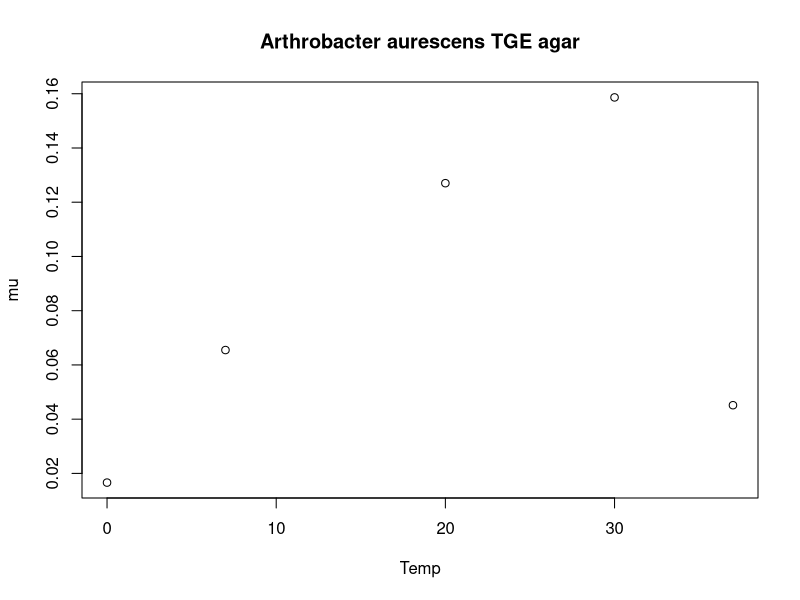
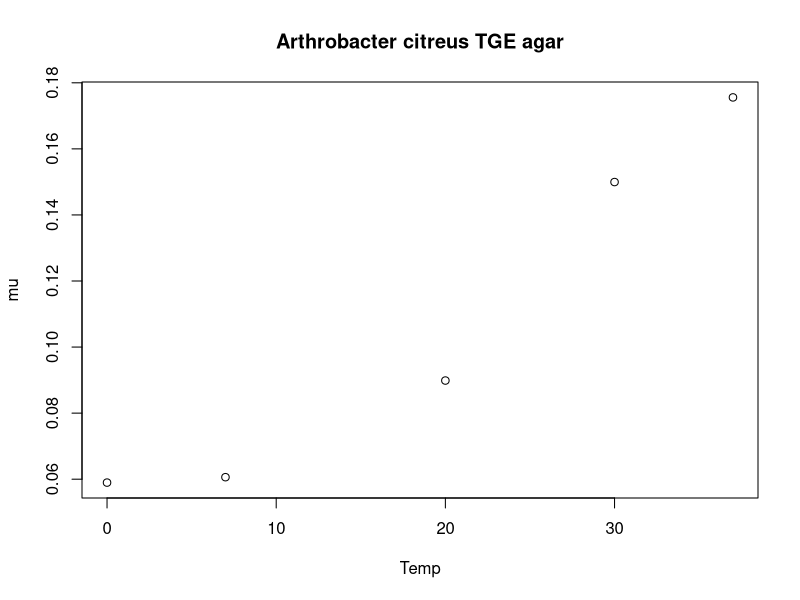
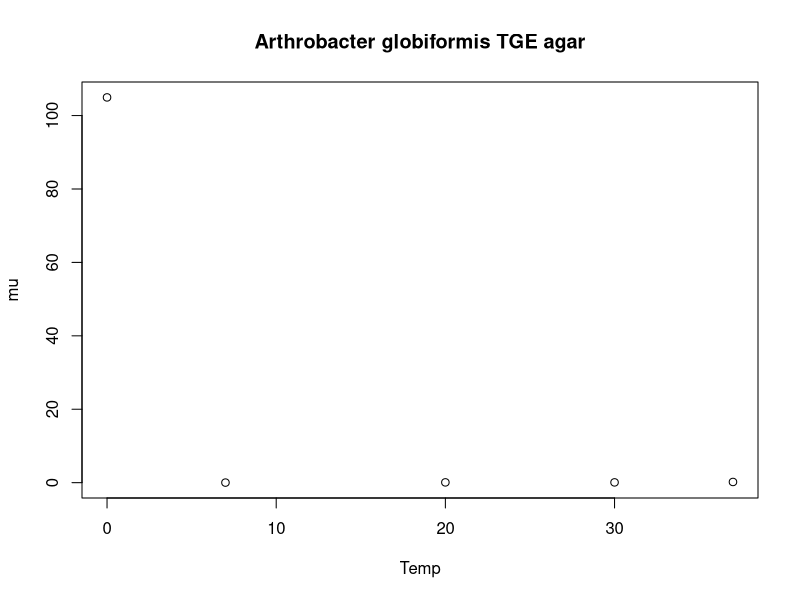
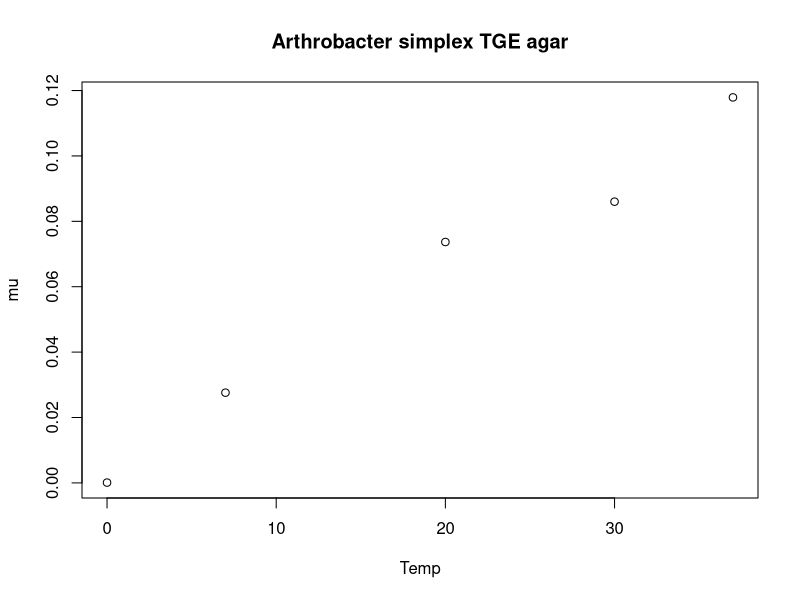
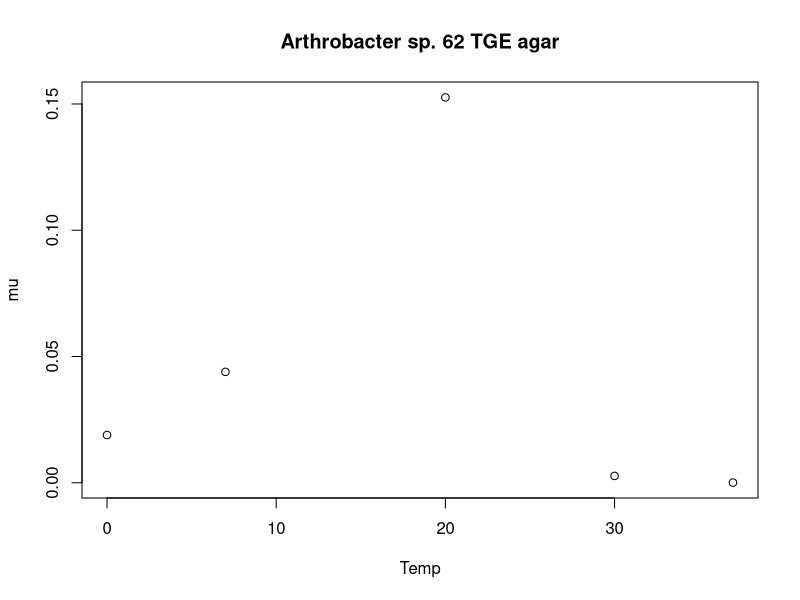
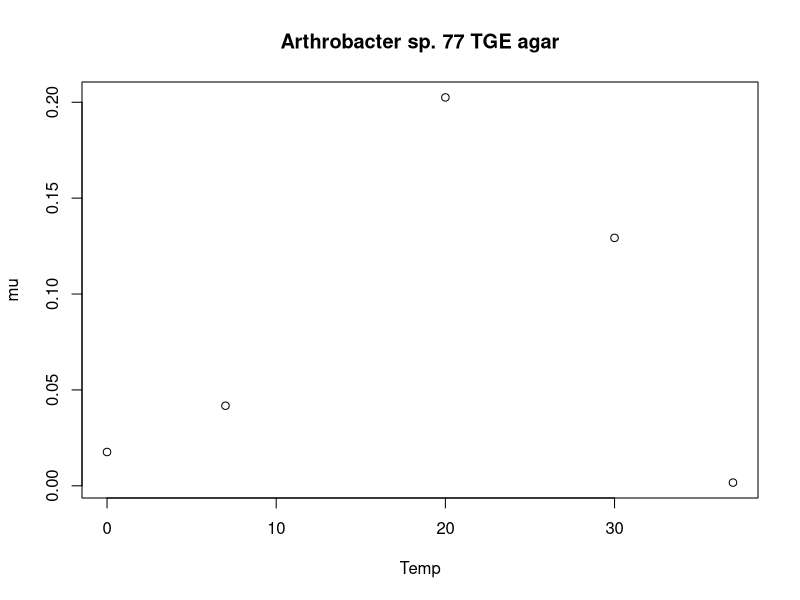
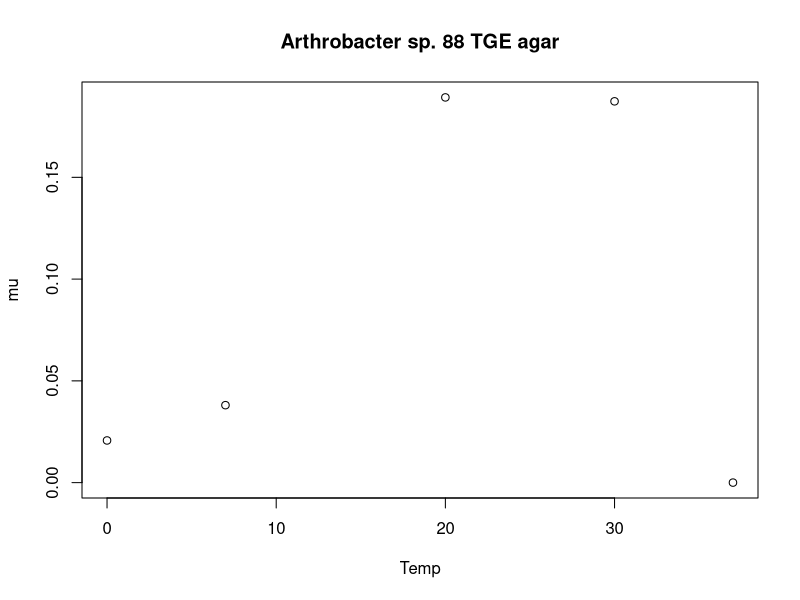
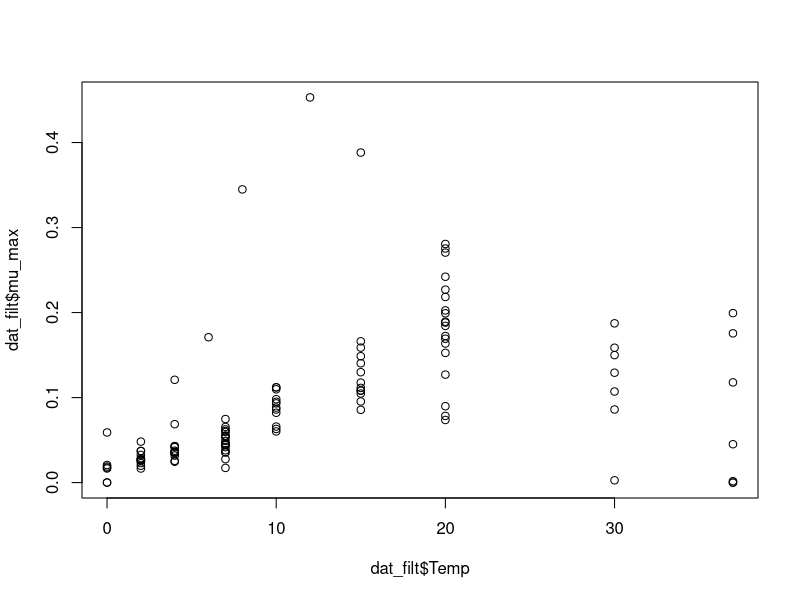

Recreate these plots in R, in order. (Note: this script raises an error after producing the figures.)
library(tidyverse)
library(RColorBrewer)

#Analisis
fit_results = dplyr::tbl_df(read.csv('../Results/fit_results.csv',
                                     stringsAsFactors = F))
fit_results$unique_id_T = paste(fit_results$Species, fit_results$Medium)
#Get a subset of my dataframe for the arthrobaccter
dat_analisis = fit_results[grep("Arthrobacter", fit_results$unique_id_T), ]
#Get a subset for my dataframe for the models that yield an r_max
dat = dat_analisis[!(dat_analisis$model=='quadratic' |
                       dat_analisis$model=='cubic' | 
                       dat_analisis$model=='exponential'),]
keeps = c('Species', 'Temp', 'mu_max', 'model', 'best', 'unique_id_T', 'r_square', 
          'Medium')
d = dat[keeps]

best_model = function(d){
  #Get score for al models for each id
  models = unique(d$model)
  #Preallocation
  score = rep(0,length(models))
  j = 1
  for (i in models){
    #Get data from the ith model
    d_mod = d[which(d$model == i),]
    #Calculate score
    score[j] = sum(d_mod[which(d_mod$best == 1),]$best)
    j = j + 1
  }
  #Select best model
  best_model = models[which(score == max(score))]
  return(best_model)
}


#Get data groups based on each model
for (i in unique(d$unique_id_T)){
  group = d[d$unique_id_T == i,]
  model = best_model(group)[1]
  Temp = group$Temp[which(group$unique_id_T == i & group$model == model)]
  mu = group$mu_max[which(group$unique_id_T == i & group$model == model)]
  plot(Temp, mu, main = i)
}

#After visual inspection, we choose "Arthrobacter aurescens TGE agar" to be the one we fit
sel_dat = d[which(d$unique_id_T == "Arthrobacter aurescens TGE agar"),]
bestmodel = best_model(sel_dat)
sel_dat = sel_dat[which(sel_dat$model == bestmodel),]
keeps = c('Species', 'Temp', 'mu_max', 'model', 'Medium')
sel_dat = sel_dat[keeps]
#write.csv(sel_dat, '../Data/analysis.csv', row.names = F)

#Now lets plot all the mu_max when units are CFU
dat_cfu = fit_results %>% filter(PopBio_units == 'CFU')
bestmodel = best_model(dat_cfu)
#Filter data by best model
dat_filt = dat_cfu %>% filter(model == bestmodel)
#Plot to get a feeling of data
plot(dat_filt$Temp, dat_filt$mu_max)

#Remove under-sampled temperatures and outliers
tab = table(dat_filt$Temp)
bad_T = as.numeric(names(which(tab<5)))
dat_filt_T = dat_filt[-which(dat_filt$Temp == bad_T),]
dat_filt_T = dat_filt_T %>% filter(mu_max<0.3)
#Check outliers...
plot(dat_filt_T$Temp, dat_filt_T$mu_max)
#Get rid of Pseudomonas sp. because we only have 2 data points
dat_filt_T = dat_filt_T[startsWith(dat_filt_T$Species, 'Arthro'),]
#Get rid of unused information
keeps = c('Species', 'Temp', 'mu_max')
dat_filt_T = dat_filt_T[keeps]
#Separate points by species
species = unique(dat_filt_T$Species)
plot.new()
plot.window(xlim = c(0, 40), ylim = c(0, 0.4))
axis(1)
axis(2)
colors = rainbow(length(species))
j = 1
for (i in species){
  dat = dat_filt_T %>% filter(Species == i)
  points(dat$Temp, dat$mu_max, col = colors[j], pch = 20)
  j = j+1
}

#We are good, save this data to fit
write.csv(dat_filt_T, '../Data/cfu_analysis.csv', row.names = F)
